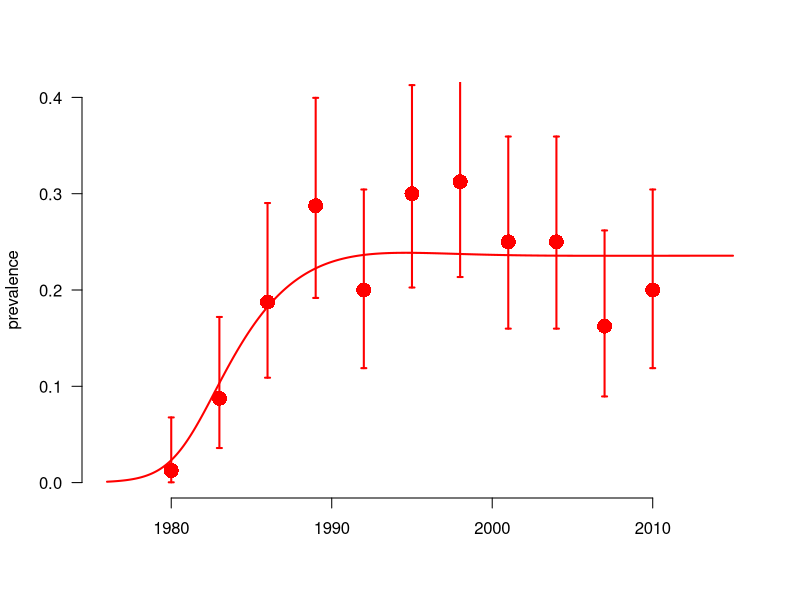
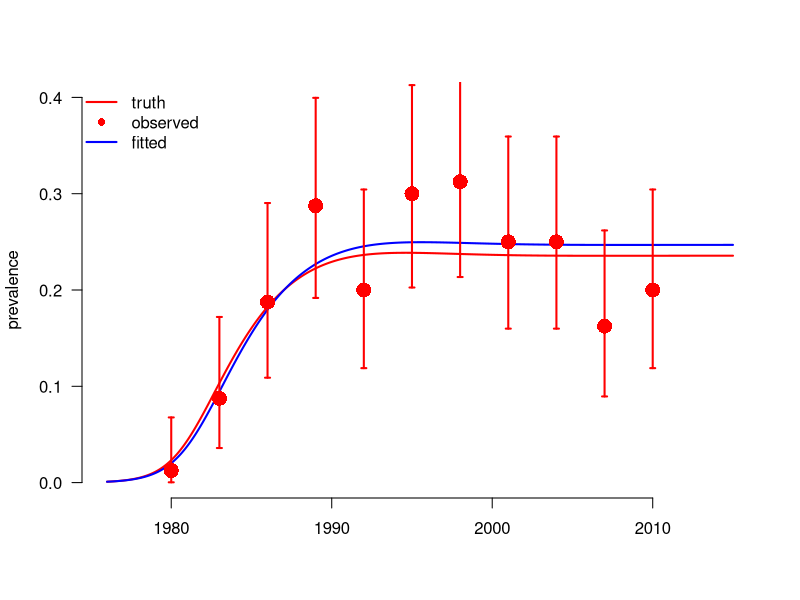
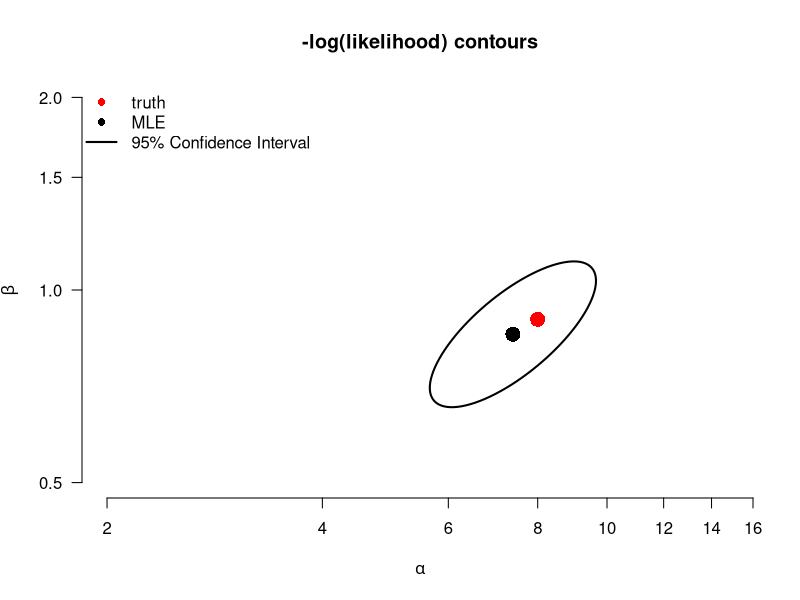
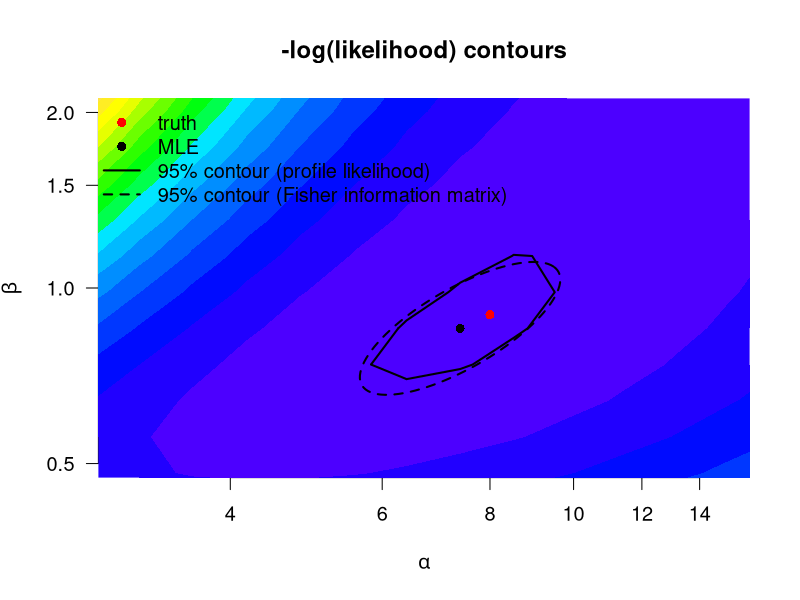

Write the R code that produced these figures, in order.
## Introduction to Likelihood 2: Fitting an SI model to an HIV epidemic with Maximum Likelihood Estimation
## Clinic on the Meaningful Modeling of Epidemiological Data
## International Clinics on Infectious Disease Dynamics and Data (ICI3D) Program
## African Institute for Mathematical Sciences, Muizenberg, RSA
## (C) Steve Bellan, 2015

###################################################################### 

## By the end of this tutorial you should…

## * Understand how to simulate cross-sectional prevalence data around a simulated epidemic.
## * Calculate a binomial likelihood from these prevalence data and a fully specified epidemic model.
## * Use R's "optim" function to do multivariate optimization over transformed parameter space.
## * Understand the difference betweeen SANN and Nelder-Mead algorithms
## * Create 95% CI's and contours from the hessian matrix
## * Create 95% CI's and contours from profile likelihoods

require(boot); require(deSolve); require(ellipse);

## Function that makes a list of disease parameters with default values
disease_params <- function(Beta = 0.9
	, alpha = 8 ## rate of beta decline with prevalence
  	, progRt = (1/10)*4 ## rate of of progression through each of the I classes, for 10 years total
	, birthRt = .03 ## birth rate, 3% of people give birth per year
  	, deathRt = 1/60 ## 60 year natural life expectancy
){
    return(as.list(environment()))
}

disease_params()
disease_params(Beta = .2)

initPrev <- exp(-7) ## infected at start
tseqMonth <- seq(1976, 2015, by = 1/12)
init <- c(S=1, I1=initPrev, I2=0, I3=0, I4=0, CI = 0, CD = 0) ## modeling proportion of population
Is <- paste0('I',1:4) ## for easy indexing

## Define the SI ODE model. This model is equivalent to the third model in the HIV in Harare tutorial. 
SImod <- function(tt, yy, parms) with(c(parms,as.list(yy)), {
    ## State variables are: S, I1, I2, I3, I4
    ## derived quantitties
    I <- I1+I2+I3+I4           ## total infecteds
    N <- I + S                 ## total population
    transmissionCoef <- Beta * exp(-alpha * I/N) ## Infectious contact rate
    ## state variable derivatives (ODE system)
    deriv <- rep(NA,7)
    deriv[1] <-	birthRt*N - deathRt*S - transmissionCoef*S*I/N ## Instantaneous rate of change: Susceptibles
    deriv[2] <-	transmissionCoef*S*I/N - progRt*I1 - deathRt*I1 ## Instantaneous rate of change: Infection class I1
    deriv[3] <-	progRt*I1 - progRt*I2 - deathRt*I2 ## Instantaneous rate of change:  Infection class I2
    deriv[4] <-	progRt*I2 - progRt*I3 - deathRt*I3 ## Instantaneous rate of change: Infection class I3 
    deriv[5] <-	progRt*I3 - progRt*I4 - deathRt*I4 ## Instantaneous rate of change: Infection class I4
    deriv[6] <-	transmissionCoef*S*I/N ## Instantaneous rate of change: Cumulative incidence
    deriv[7] <-	progRt*I4 ## Instantaneous rate of change: Cumulative mortality
    return(list(deriv))
})

## Function to run the deterministic model simulation, based on the ODE system defined in SImod().
simEpidemic <- function(init, tseq = tseqMonth, modFunction=SImod, parms = disease_params()) {
    simDat <- as.data.frame(lsoda(init, tseq, modFunction, parms=parms))
    simDat$I <- rowSums(simDat[, Is])
    simDat$N <- rowSums(simDat[, c('S',Is)])
    simDat$P <- with(simDat, I/N)
    return(simDat)
}

## Function to 'sample' the population:
## From a simulated epidemic, measure prevalence at several time points by performing
## cross-sectional samples of individuals at each time, testing them, and then calculating sample
## prevalence and associated binomial confidence intervals

sampleEpidemic <- function(simDat # Simulated "data" which we treat as real 
	, sampleDates = seq(1980, 2010, by = 3) # Sample every 3 years 
	, numSamp = rep(80, length(sampleDates)) # Number of individuals sampled at each time point
){
    prev_at_sample_times <- simDat[simDat$time %in% sampleDates, 'P']
    numPos <- rbinom(length(numSamp), numSamp, prev_at_sample_times)
    lci <- mapply(function(x,n) binom.test(x,n)$conf.int[1], x = numPos, n = numSamp)
    uci <- mapply(function(x,n) binom.test(x,n)$conf.int[2], x = numPos, n = numSamp)    
    return(data.frame(time = sampleDates, numPos, numSamp, sampPrev =  numPos/numSamp,
                      lci = lci, uci = uci))
}

## Run system of ODEs for "true" parameter values
trueParms <- disease_params() # Default model parameters are defined in lines 20-26
simDat <- simEpidemic(init, parms = trueParms) # Simulated epidemic (underlying process)

par(bty='n', lwd = 2)
# Plot simulated prevalence through time:
with(simDat, plot(time, P, xlab = '', ylab = 'prevalence', type = 'l', ylim = c(0,.4), col='red', las = 1))
## Take cross-sectional sample of individuals to get prevalence estimates at multiple time points:
set.seed(1) # Initiate the random number generator (so everyone's simulation looks the same)
myDat <- sampleEpidemic(simDat) # Simulate data from the sampling process (function defined above)
points(myDat$time, myDat$sampPrev, col = 'red', pch = 16, cex = 2) # Plot sample prevalence at each time point
arrows(myDat$time, myDat$uci, myDat$time, myDat$lci, col = 'red', len = .025, angle = 90, code = 3) # Plot 95% CI's around the sample prevalences

## To start, we need to write a likelihood function that gives the probability that a given parameter set
## (Beta, alpha values) would generate the observed data. Remember that we are assuming that there is some
## true underlying epidemic curve that is deterministic and the data we observe are only noisy
## because of sampling/observation error (not because the underying curve is also
## noisy--i.e. process error--which would be particularly likely for epidemics in small populations).

## We assume binomial sampling errors. So we can write the -log-likelihood as the probability of
## observing the observed number positive out of each sample if the prevalence is the value generated by
## a model parameterized by a given set of parameters:

## Return the negative log of likelihood by convention
nllikelihood <- function(parms = disease_params(), obsDat=myDat) {
    simDat <- simEpidemic(init, parms=parms)
    ## What are the rows from our simulation at which we have observed data?
    matchedTimes <- simDat$time %in% obsDat$time
    nlls <- -dbinom(obsDat$numPos, obsDat$numSamp, prob = simDat$P[matchedTimes], log = T)
    return(sum(nlls))
}
nllikelihood(trueParms) ## loglikelihood of the true parameters (which we usually never know)
nllikelihood(disease_params(Beta = 3, alpha = 1))  ## vs some random guessed parameters

## First look up how optim() works. The more you read through the help
## file the easier this will be!!! In particular make sure you understand that
## the first argument of optim must be the initial values of the parameters to
## be fitted (i.e. Beta & alpha) and that any other parameters to be fixed are
## given as additional arguments (in the helpfile under "...")
## ?optim

## Since we need to be able to easily separate fitted and fixed parameters,
## let's make a function that takes fitted and fixed parameters together and
## puts them back in a parameter list (similar to the output of
## disease_params()). We also want it to be able to take logged parameter values
## and unlog them automatically back into the parameter list, so that we can fit
## on a log scale, but run our model with the unlogged values.
subsParms <- function(fit.params, fixed.params=disease_params())
    within(fixed.params, {
        loggedParms <- names(fit.params)[grepl('log_', names(fit.params))]
        unloggedParms <- names(fit.params)[!grepl('log_', names(fit.params))]        
        for(nm in unloggedParms) assign(nm, as.numeric(fit.params[nm]))
        for(nm in loggedParms) assign(gsub('log_','',nm), exp(as.numeric(fit.params[nm])))
        rm(nm, loggedParms, unloggedParms)
    })
guess.params <- c(log_Beta = log(5), log_alpha = log(8))
subsParms(guess.params, disease_params())

## Make likelihood a function of fixed and fitted parameters.
objFXN <- function(fit.params ## paramters to fit
                   , fixed.params =disease_params() ## fixed paramters
                   , obsDat=myDat) {
    parms <- subsParms(fit.params, fixed.params)
    nllikelihood(parms, obsDat = obsDat) ## then call likelihood
}
objFXN(guess.params, disease_params())

## Select initial values for fitted parameters from which optimization routine
## will start. If you select bad initial values the algorithm can get stuck on a
## bad set of parameters. You can always try the true values as a starting point
## for this problem, although that's rarely possible in real problems.

init.pars <- c(log_alpha = log(30), log_Beta = log(.1))
## We will start with SANN optimization since it is stochastic and therefore
## less likely to get stuck in a local minima. But then finish with Nelder-Mead
## optimization which is much faster.

###  NOTE: for trace >0 you see more progress report, bigger numbers show more
###  update
trace <- 3

## SANN: This is stochastic, be CAREFUL sometimes it gets stuck at local minima
## for unreasonble parameters. If you see this happen, run it again!
optim.vals <- optim(par = init.pars
                    , objFXN
                    , fixed.params = disease_params()
                    , obsDat = myDat
                    , control = list(trace = trace, maxit = 150)
                    , method = "SANN")
exp(optim.vals$par)
trueParms[c('alpha','Beta')]

## Normally we use SANN first and then follow with Nelder-Mead since SANN is stochastic and will
## make sure to help you be sure that you aren't at local minima. We feed the last parameters of
## SANN in as the first values of Nelder-Mead
optim.vals <- optim(par = optim.vals$par
                    , objFXN
                    , fixed.params = disease_params()
                    , obsDat = myDat
                    , control = list(trace = trace, maxit = 800, reltol = 10^-7)
                    , method = "Nelder-Mead"
                    , hessian = T)
optim.vals
MLEfits <- optim.vals$par
trueParms[c('alpha','Beta')]
exp(MLEfits)

log_alpha.fit <- MLEfits["log_alpha"]
log_Beta.fit <- MLEfits["log_Beta"]

## Look at the output of optim. Understand what it means. Did the algorithm
## converge? Look at ?optim to understand it.

## Plot MLE fit time series
par(bty='n', lwd = 2, las = 1)
with(simDat, plot(time, P, xlab = '', ylab = 'prevalence', type = 'l', ylim = c(0,.4), col='red'))
fitDat <- simEpidemic(init, parms = subsParms(optim.vals$par, trueParms))
with(fitDat, lines(time, P, col='blue'))
points(myDat$time, myDat$sampPrev, col = 'red', pch = 16, cex = 2)
arrows(myDat$time, myDat$uci, myDat$time, myDat$lci, col = 'red', len = .025, angle = 90, code = 3)
legend("topleft", c('truth', 'observed', 'fitted'), lty = c(1, NA, 1), pch = c(NA,16, NA),
       col = c('red', 'red', 'blue'), bty = 'n')

######################################################################
## Contour plots with the hessian
######################################################################
## The Hessian matrix gives you the curvature of the likelihood function at the maximum likelihood
## estimate (MLE) of the fitted paramters. In other words, it tells you the second derivative around
## MLE, which can be used to estimate the covariance variance matrix of the MLE. This estimate of
## the covariance varance matrix is known as the Fisher information matrix and can be obtained by
## inverting the Hessian.
fisherInfMatrix <- solve(optim.vals$hessian) ## invert the Hessian, to estimate the covar-var matrix of parameter estimates

## Initialize plot of parameters
plot(1,1, type = 'n', log = 'xy',
     ## xlim = range(alpha.seq), ylim = range(Beta.seq),
     xlim = c(2,15), ylim = c(.5,2),
     las = 1,
     xlab = expression(alpha), ylab = expression(beta),
        main = "-log(likelihood) contours", bty = "n")
## Add true parameter values to the plot
with(trueParms, points(alpha, Beta, pch = 16, cex = 2, col = 'red'))
## Add MLE to the plot
points(exp(MLEfits['log_alpha']), exp(MLEfits['log_Beta']), pch = 16, cex = 2, col = 'black')
##  at 95% contour ellipse from Hessian
lines(exp(ellipse(fisherInfMatrix, centre = MLEfits, level = .95)))
legend("topleft", c('truth', 'MLE', '95% Confidence Interval'), lty = c(NA, NA, 1), pch = c(16,16, NA),
       col = c('red', 'black', 'black'), bg='white', bty = 'n')

######################################################################
## Contour plots with likelihood profiles
######################################################################
## With all other parameters fixed to their initial values, lets look at a
## contour likelihood plot over Beta and alpha.  To do this we write wrapper
## functions of log_Beta and log_alpha to feed to outer() and then
## contour(). This is confusing so make sure you understand every function.

## This function simply takes values log_Beta and log_alpha and feeds them into
## objFXN above as a single variable called logpars, you'll see why this is
## useful below.
objXalpha_Beta <- function(alpha, Beta, fixed.params = disease_params(), browse=F)
    objFXN(fit.params = c(log_alpha = log(alpha), log_Beta = log(Beta))
               , fixed.params = fixed.params)

## Now instead of giving a single argument on the log scale we give 2
## on the untransformed scale.
objFXN(c(log_alpha = log(1/5), log_Beta = log(25)))
objXalpha_Beta(1/5, 25)

## If we try to give this function multiple values of R0 or gamma,
## however, it gets confused and only analyzes the first one.
objXalpha_Beta(c(1/5:8), 25:30)

## So we "Vectorize" this function so it can take in vectors of the parameters
## and return the output. objXalpha_BetaVEC then calls on objXalpha_Beta() to
## take xx,yy as pairwise values and objXalpha_Beta() for all pairs
objXalpha_BetaVEC <- Vectorize(objXalpha_Beta, list("alpha", "Beta"))

## Task 4: Explain how the following three lines are related.
objXalpha_Beta(25, 1/5)
objXalpha_Beta(26, 1/6)
objXalpha_Beta(8, .9)
objXalpha_BetaVEC(c(25:26), c(1/5,1/6))

## Now we use the R function outer() to evaluate objXalpha_BetaVEC() over a grid
## of {R0, gamma} combinations. This can take a long time because we have to do
## res^2 evaluations of nll.fn(), and recall that each time we do this we are
## running lsoda() inside nll.fn()

## Grid resolution resXres, increasing it makes contours smoother but takes a lot longer
res <- 15

## Now create a sequence of alpha values for the grid
alpha.seq <- exp(seq(log_alpha.fit-1, log_alpha.fit+1, l = res))
alpha.seq

## Now create a sequence of Beta values for the grid 
Beta.seq <- exp(seq(log_Beta.fit-1, log_Beta.fit + 1, l = res))
Beta.seq

## The function outer() now evaluates objXalpha_BetaVEC on this grid. ?outer
mat <- outer(alpha.seq, Beta.seq, objXalpha_BetaVEC) # this can take a long time

## Make a contour plot that shows the confidence intervals in red.  Likelihood
## Ratio Test confidence intervals uses chi squared distribution cutoff with
## degrees of freedom 2 (2 parameters)
ml.val <- optim.vals$value
conf.cutoff <- ml.val + qchisq(.95,2)/2

## Show likelihood contours
par(cex = 1.2)
plot(1,1, type = 'n', log = 'xy',
     ## xlim = range(alpha.seq), ylim = range(Beta.seq),
     xlim = c(3,15), ylim = c(.5,2), 
     xlab = expression(alpha), ylab = expression(beta),
        main = "-log(likelihood) contours", bty = "n")
.filled.contour(alpha.seq, Beta.seq, mat, levels = seq(min(mat), max(mat), l=20), col = topo.colors(20))
## Add contour for 95% CI from profile likelihood
contour(alpha.seq, Beta.seq, mat, levels = c(conf.cutoff),
        col = "black", lwd = 2, labels = "", labcex = .2, add = T)
## Add contour for 95% CI from Hessian
lines(exp(ellipse(fisherInfMatrix, centre = MLEfits, level = .95)), lty = 2)
## Add MLE to the plot
points(exp(log_alpha.fit), exp(log_Beta.fit), pch = 16, cex = 1, col = 'black')
## Add true parameter values to the plot
with(trueParms, points(alpha, Beta, pch = 16, cex = 1, col = 'red'))
legend("topleft",
       c('truth', 'MLE', '95% contour (profile likelihood)', '95% contour (Fisher information matrix)')
       , lty = c(NA, NA, 1, 2), pch = c(16,16, NA, NA),
       col = c('red', rep('black',3)), bg='white', bty = 'n')
